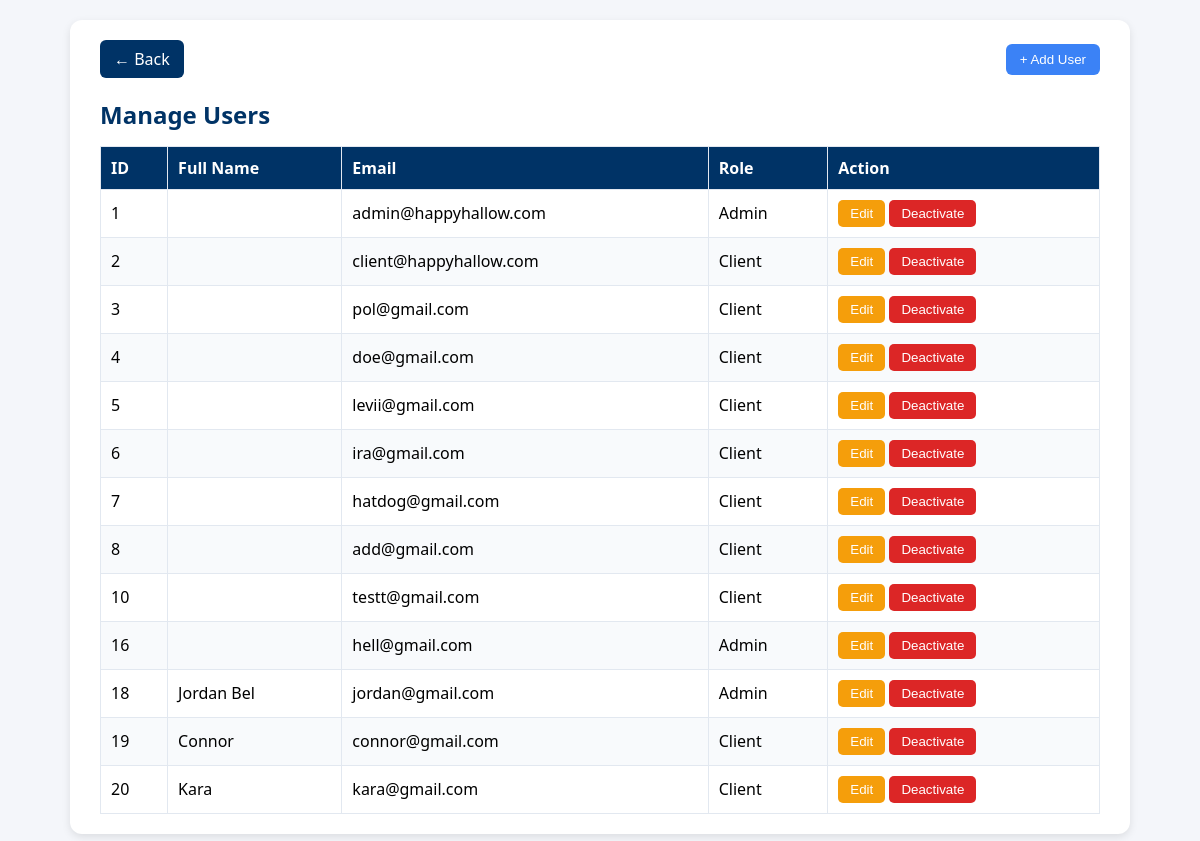
/admin/users.php, run on the app's committed database.
### tables this page shows
CREATE TABLE IF NOT EXISTS `users` (
  `id` bigint NOT NULL AUTO_INCREMENT,
  `fullname` varchar(255) NOT NULL,
  `email` varchar(100) NOT NULL,
  `password` varchar(255) NOT NULL,
  `role` enum('admin','client') NOT NULL,
  PRIMARY KEY (`id`),
  UNIQUE KEY `email` (`email`)
);

### admin/users.php (the view, shortened to what this page needs)
<?php
$servername = "127.0.0.1";
$username = "root";
$password = "";
$dbname = "happyhallow";
$port = 3306;
$conn = mysqli_connect($servername, $username, $password, $dbname, $port);
mysqli_set_charset($conn, 'utf8mb4');
$result = mysqli_query($conn, "SELECT id, fullname, email, role FROM users ORDER BY id");
$users = mysqli_fetch_all($result, MYSQLI_ASSOC);
?>
<!DOCTYPE html>
<html lang="en">
<head>
</head>
<body>
<div class="container">
  <div class="top-bar">
    <a href="admin_menu.html" class="back-btn">← Back</a>
    <button class="add-btn" id="openModal">+ Add User</button>
  </div>
  <h2>Manage Users</h2>
  <table>
    <thead>
      <tr><th>ID</th><th>Full Name</th><th>Email</th><th>Role</th><th>Action</th></tr>
    </thead>
    <tbody>
      <?php if(!empty($users)): ?>
        <?php foreach($users as $u): ?>
          <tr>
            <td><?= $u['id'] ?></td>
            <td><?= htmlspecialchars($u['fullname']) ?></td>
            <td><?= htmlspecialchars($u['email']) ?></td>
            <td><?= ucfirst($u['role']) ?></td>
            <td>
              <button class="edit-btn"
                data-id="<?= $u['id'] ?>"
                data-name="<?= htmlspecialchars($u['fullname']) ?>"
                data-email="<?= htmlspecialchars($u['email']) ?>"
                data-role="<?= $u['role'] ?>"
              >Edit</button>
              <a href="?deactivate=<?= $u['id'] ?>" onclick="return confirm('Deactivate user?');">
                <button class="deactivate-btn">Deactivate</button>
              </a>
            </td>
          </tr>
        <?php endforeach; ?>
      <?php else: ?>
        <tr><td colspan="5" style="text-align:center;">No users found.</td></tr>
      <?php endif; ?>
    </tbody>
  </table>
</div>
</body>
</html>

### admin/users.php (style rules this page uses)
body { font-family: 'Segoe UI', sans-serif; background: #f4f6fa; margin:0; padding:20px; }
h2 { color:#003366; margin-bottom:15px; }
.container { max-width:1000px; margin:auto; background:white; border-radius:12px; box-shadow:0 3px 8px rgba(0,0,0,0.1); padding:20px 30px; }
.top-bar { display:flex; justify-content:space-between; align-items:center; margin-bottom:15px; }
.back-btn { background:#003366; color:white; border:none; border-radius:6px; padding:8px 14px; text-decoration:none; }
.add-btn { background:#3b82f6; color:white; border:none; padding:8px 14px; border-radius:6px; cursor:pointer; transition:0.2s; }
table { border-collapse:collapse; width:100%; margin-top:10px; }
th, td { border:1px solid #e2e8f0; padding:10px; text-align:left; }
th { background:#003366; color:white; }
tr:nth-child(even) { background:#f8fafc; }
button { padding:6px 12px; border-radius:5px; cursor:pointer; border:none; }
.deactivate-btn { background:#dc2626; color:white; }
.edit-btn { background:#f59e0b; color:white; }

### data on the page
users: id "1", email "admin@happyhallow.com", role "Admin"
users: id "2", email "client@happyhallow.com", role "Client"
users: id "3", email "pol@gmail.com", role "Client"
users: id "4", email "doe@gmail.com", role "Client"
users: id "5", email "levii@gmail.com", role "Client"
users: id "6", email "ira@gmail.com", role "Client"
users: id "7", email "hatdog@gmail.com", role "Client"
users: id "8", email "add@gmail.com", role "Client"
users: id "10", email "testt@gmail.com", role "Client"
users: id "16", email "hell@gmail.com", role "Admin"
users: id "18", fullname "Jordan Bel", email "jordan@gmail.com", role "Admin"
users: id "19", fullname "Connor", email "connor@gmail.com", role "Client"
users: id "20", fullname "Kara", email "kara@gmail.com", role "Client"
